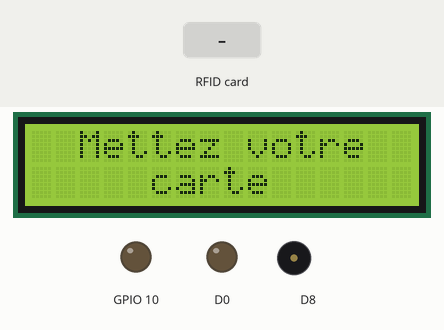
Recording of a sketch running on a simulated ESP8266 (NodeMCU). On the bench: 16×2 character LCD, output pins drawn as LEDs (lit = HIGH), buzzer (waves = sounding). Dashed ring = blinking. Inputs (shaded band) come from the test bench. What the sketch prints to the serial monitor is not drawn.

Above: at 2.8 s.
2.9 s: RFID card 5E 7A 19 C4 held to the reader
At 3.18 s:
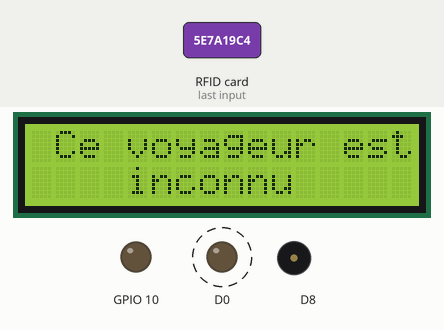
At 4.3 s:
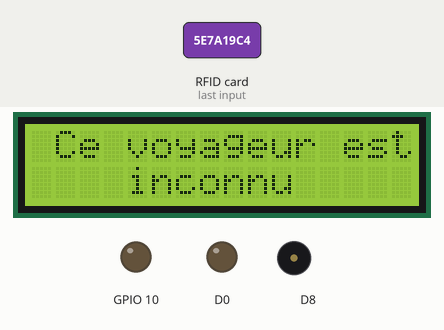
Timing chart, 0 to 5.9 s (numbered marks = the images above; inputs shaded):
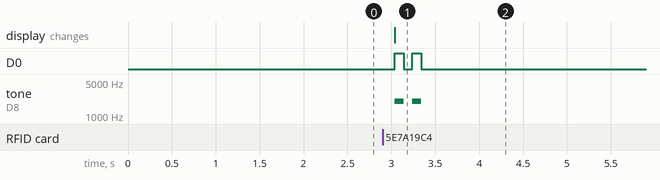

Measured:
- after the input at 2.9 s, D0: alternates HIGH for 0.10 s and LOW for 0.10 s, 4 changes in all, then stays LOW, starting after 0.14 s; tone on D8: alternates 2000 Hz for 0.10 s and silent for 0.10 s, 4 changes in all, then stays silent, starting after 0.14 s; the display: changes after 0.14 s (image 1)

The sketch:

VoyageManagementSys.ino
```cpp
#include <MFRC522.h>
#include <SPI.h>

#include "Ubidots.h"
#define SS_PIN D4
#define RST_PIN D3
#include <Wire.h>
#include <LiquidCrystal_I2C.h>

LiquidCrystal_I2C lcd(0x27,16,2);
MFRC522 rfid(SS_PIN, RST_PIN); // Instance of the class

MFRC522::MIFARE_Key key;
double total = 100000;
int code[3][4] = {{07,232,208,44},{66,119,137,171},{00,117,111,50}}; //This is the stored UID
int charge[3]={25,30,18};
String Carte[3]={"0057673","0085321","0056737"};
int codeRead = 0;
String uidString;
const char* UBIDOTS_TOKEN = "BBFF-BqeAviEuNxHgPvoXCUCNq5krzqg8Yy";  // Put here your Ubidots TOKEN
const char* WIFI_SSID = "SSP";      // Put here your Wi-Fi SSID
const char* WIFI_PASS = "amine003";      // Put here your Wi-Fi password
Ubidots ubidots(UBIDOTS_TOKEN, UBI_HTTP);

void setup() {
  lcd.init();
  lcd.backlight();
  LCDi();
  pinMode(D0,OUTPUT);
  pinMode(10,OUTPUT);
  digitalWrite(10,LOW);
  pinMode(D8,OUTPUT);
  Serial.begin(9600);
  SPI.begin(); // Init SPI bus
  rfid.PCD_Init(); // Init MFRC522
  ubidots.wifiConnect(WIFI_SSID, WIFI_PASS);

}

void loop() {
  if(  rfid.PICC_IsNewCardPresent())
  {

      readRFID();
  }
  delay(100);


}

void readRFID()
{

  rfid.PICC_ReadCardSerial();
  Serial.print(F("\nPICC type: "));
  MFRC522::PICC_Type piccType = rfid.PICC_GetType(rfid.uid.sak);
  Serial.println(rfid.PICC_GetTypeName(piccType));

  // Check is the PICC of Classic MIFARE type
  if (piccType != MFRC522::PICC_TYPE_MIFARE_MINI &&
    piccType != MFRC522::PICC_TYPE_MIFARE_1K &&
    piccType != MFRC522::PICC_TYPE_MIFARE_4K) {
    Serial.println(F("Your tag is not of type MIFARE Classic."));
    return;
  }

    Serial.println("Scanned PICC's UID:");
    printDec(rfid.uid.uidByte, rfid.uid.size);

    uidString = String(rfid.uid.uidByte[0])+" "+String(rfid.uid.uidByte[1])+" "+String(rfid.uid.uidByte[2])+ " "+String(rfid.uid.uidByte[3]);

    int h=0;
    int i = 0;
    boolean match = true;
    for(int j=0;j<3;j++)
    {
      while(i<rfid.uid.size)
      {
        if(!(rfid.uid.uidByte[i] == code[j][i]))
        {
             match = false;
             break;
        }
        i++;
      }
      if(match==true)
      {
        h=j;
        break;
      }
      if(j==2 && match==false)
        break;
      match=true;
      i=0;
    }

    if(match)
    {
      buzzerVrai();
      lcd.clear();
      lcd.setCursor(0,0);
      lcd.print("Voyageur "+String(h+1));
      lcd.setCursor(7,0);
      lcd.print("charge:"+String(charge[h])+"dt");
      Serial.println("\nI know this card!");Serial.println("\nlivre"+String(h+1));Serial.println("charge: "+String(charge[h]));
      lcd.setCursor(1,0);
      lcd.print("Carte:"+String(Carte[h]));
      Serial.println("Carte: "+String(Carte[h]));
      delay(3000);
    }else
    {
      lcd.clear();
      lcd.setCursor(1,0);
      lcd.print("Ce voyageur est");
      lcd.setCursor(4,1);
      lcd.print("inconnu");

      Serial.println("\nUnknown Card");
      buzzerFaux();
      delay(3000);
      lcd.clear();
      LCDi();
    }


    // Halt PICC
  rfid.PICC_HaltA();

  // Stop encryption on PCD
  rfid.PCD_StopCrypto1();


}

void printDec(byte *buffer, byte bufferSize) {
  for (byte i = 0; i < bufferSize; i++) {
    Serial.print(buffer[i] < 0x10 ? " 0" : " ");
    Serial.print(buffer[i], DEC);
  }
}
void buzzerVrai()
{
  digitalWrite(D0,HIGH);
  tone(D8,2000);
  delay(200);
  digitalWrite(D0,LOW);
  noTone(D8);
}
void buzzerFaux()
{
  tone(D8,2000);
  digitalWrite(D0,HIGH);
  delay(100);
  digitalWrite(D0,LOW);
  noTone(D8);
  delay(100);
  digitalWrite(D0,HIGH);
  tone(D8,2000);
  delay(100);
  digitalWrite(D0,LOW);
  noTone(D8);
}
void LCDi()
{
  lcd.setCursor(2,0);
  lcd.print("Mettez votre");
  lcd.setCursor(5,1);
  lcd.print("carte");
}
```
